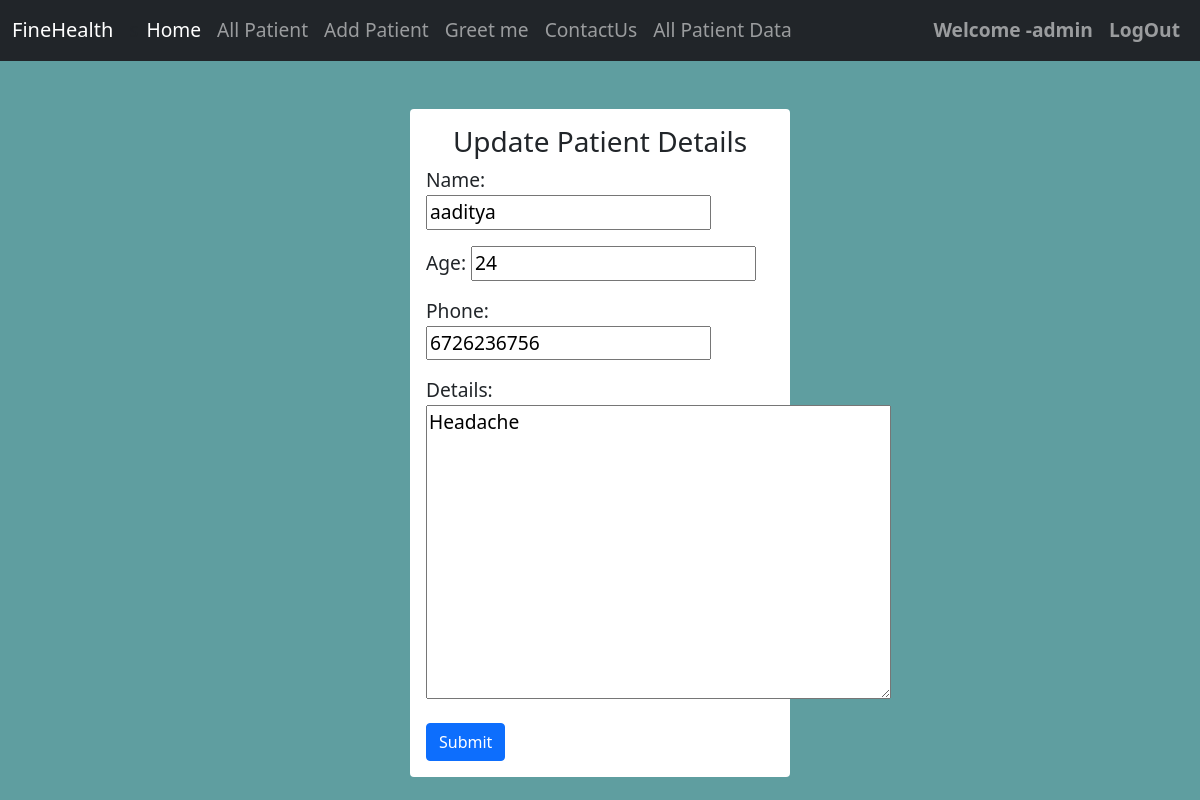
Screenshot of /UpdatePatient/18 (signed in) with the database file from the repository.
### P_app/models.py (models this page shows, shortened)
class Patient(models.Model):
    patient_id=models.AutoField(primary_key=True)
    name=models.CharField(max_length=50)
    age=models.CharField(max_length=2)
    phone=models.CharField(max_length=10)
    Details = models.TextField()
    visitdate=models.DateTimeField(auto_now=True)

### P_app/views.py (the view)
# urls.py: path('UpdatePatient/<int:pk>',UpdatePatientView.as_view(),name='UpdatePatient'),
class UpdatePatientView(UpdateView):
    model = Patient
    fields = '__all__'
    template_name = 'update.html'
    success_url = '/AllPatient/'

### P_app/templates/update.html (shortened to what this page needs)
{% extends 'index.html' %}
{% block 'content' %}
<div class="container">
    <div >
      <div class="row justify-content-around">
        <form action="" method ='post' class="col-sm-4 mt-5 p-3 bg-white rounded">
          <h3 class='text-center'>Update Patient Details</h3>
          {{form.as_p}}
          <button type="submit" class="btn btn-primary">Submit</button>
        </form>
            </div>
    </div>
</div>
{% endblock %}

### P_app/templates/index.html (shortened to what this page needs)
<!doctype html>
<html lang="en">
  <head>
    <link href="https://cdn.jsdelivr.net/npm/bootstrap@5.1.3/dist/css/bootstrap.min.css" rel="stylesheet">
  </head>
  <body>
    <div>
        <nav class="navbar navbar-expand-lg navbar-dark bg-dark">
            <div class="container-fluid">
              <a class="navbar-brand" href="#">FineHealth</a>
              <div class="collapse navbar-collapse" id="navbarSupportedContent">
                {% if request.user.is_authenticated %}s
                <ul class="navbar-nav me-auto mb-2 mb-lg-0">
                  <li class="nav-item">
                    <a class="nav-link active" aria-current="page" href="/">Home</a>
                  </li>
                  <li class="nav-item">
                    <a class="nav-link" href="/AllPatient/">All Patient</a>
                  </li>
                  <li class="nav-item">
                    <a class="nav-link" href="/AddPatient/">Add Patient</a>
                  </li>
                <li class="nav-item">
                  <a class="nav-link" href="{% url 'greeting' %}">Greet me</a>
                </li>
                <li class="nav-item">
                  <a class="nav-link" href="{% url 'contactus' %}">ContactUs</a>
                </li>
                 <li class="nav-item">
                  <a class="nav-link" href="{% url 'AllPatient_data' %}">All Patient Data</a>
                </li>
                </ul>
                <ul class="navbar-nav">
                <li class="nav-item">
                  <a class="nav-link" href=""><b>Welcome -{{request.user}}</b></a>
                </li>
                <li class="nav-item">
                  <a class="nav-link" href="/Adminlogout/"><b>LogOut</b></a>
                </li>
              </ul>
              {% endif %}
              </div>
            </div>
          </nav>
        </div>
    {% block 'content' %}{% endblock %}
  </body>
</html>

### P_app/templates/index.html (style rules this page uses)
body { background-color:cadetblue; font-size: larger }

### rows the page displays
Patient: name "aaditya", age "24", phone "6726236756", Details "Headache"

### other values shown
{{ request.user }} "admin"
